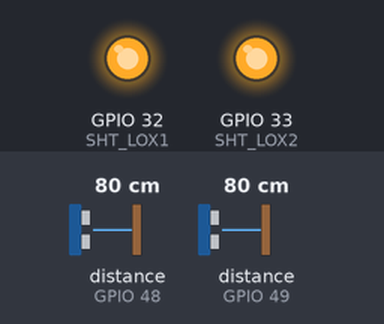
Simulated run of this sketch. Board: ESP32. Shown: output pins drawn as LEDs (lit = HIGH). Inputs (shaded band) come from the test bench; at power-on: distance to the obstacle (sensors on GPIO 48, GPIO 49) 80 cm. What the sketch prints to the serial monitor is not drawn.

Above: at 1.2 s.
1.3 s: distance to the obstacle (sensor on GPIO 48) set to 2 cm
3.3 s: distance to the obstacle (sensor on GPIO 49) set to 2 cm
Timing chart, 0 to 6.3 s (numbered marks = the images above; inputs shaded):
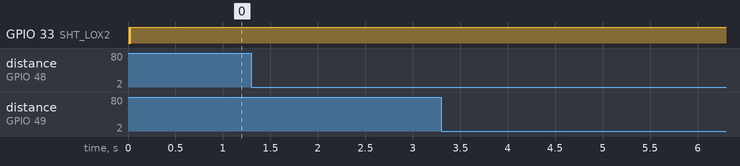

The sketch:

firmware.ino
```cpp
#include "Adafruit_VL53L0X.h"

// address we will assign if dual sensor is present
#define LOX1_ADDRESS 0x30
#define LOX2_ADDRESS 0x31

// set the pins to shutdown
#define SHT_LOX1 32
#define SHT_LOX2 33

// objects for the vl53l0x
Adafruit_VL53L0X lox1 = Adafruit_VL53L0X();
Adafruit_VL53L0X lox2 = Adafruit_VL53L0X();

// this holds the measurement
VL53L0X_RangingMeasurementData_t measure1;
VL53L0X_RangingMeasurementData_t measure2;

bool detection1 = false;
bool detection2 = false;

void setup() {
  Serial.begin(115200);

  // wait until serial port opens for native USB devices
  while (! Serial) {
    delay(1);
  }

  pinMode(SHT_LOX1, OUTPUT);
  pinMode(SHT_LOX2, OUTPUT);

  Serial.println("Shutdown pins inited...");

  digitalWrite(SHT_LOX1, LOW);
  digitalWrite(SHT_LOX2, LOW);

  Serial.println("Both in reset mode...(pins are low)");


  Serial.println("Starting...");
  setID();

}

void loop() {
  read_dual_sensors();

}

void setID() {
  // all reset
  digitalWrite(SHT_LOX1, LOW);
  digitalWrite(SHT_LOX2, LOW);
  delay(10);
  // all unreset
  digitalWrite(SHT_LOX1, HIGH);
  digitalWrite(SHT_LOX2, HIGH);
  delay(10);

  // activating LOX1 and reseting LOX2
  digitalWrite(SHT_LOX1, HIGH);
  digitalWrite(SHT_LOX2, LOW);

  // initing LOX1
  if (!lox1.begin(LOX1_ADDRESS)) {
    Serial.println(F("Failed to boot first VL53L0X"));
    while (1);
  }
  delay(10);

  // activating LOX2
  digitalWrite(SHT_LOX2, HIGH);
  delay(10);

  //initing LOX2
  if (!lox2.begin(LOX2_ADDRESS)) {
    Serial.println(F("Failed to boot second VL53L0X"));
    while (1);
  }
}

void read_dual_sensors() {

  int dist1 = 0;
  int dist2 = 0;

  lox1.rangingTest(&measure1, false); // pass in 'true' to get debug data printout!
  lox2.rangingTest(&measure2, false); // pass in 'true' to get debug data printout!

  // print sensor one reading
  /*Serial.print("1: ");

    if(measure1.RangeStatus != 4) {     // if not out of range
    dist1 = measure1.RangeMilliMeter;
    Serial.print(dist1);
    } else {
    Serial.print(dist1);
    //dist1 = -1;
    }

    Serial.print(" ");

    // print sensor two reading
    Serial.print("2: ");
    if(measure2.RangeStatus != 4) {
    dist2 = measure2.RangeMilliMeter;
    Serial.print(dist2);
    } else {
    Serial.print(dist2);
    }
    Serial.println();
  */

  dist1 = measure1.RangeMilliMeter;
  dist2 = measure2.RangeMilliMeter;


  if (dist1 < 800 && dist1 > 0) {
    detection1 = true;
    Serial.println("detection1 = true");
    if (detection2) {
      Serial.println("************Salida!");
      delay(2000);
      detection1 = false;
      detection2 = false;
      Serial.println("FALSE");
      dist2 = 1000;
    }
  }


  if (dist2 < 800 && dist2 > 0) {
    detection2 = true;
    Serial.println("detection2 = true");
    if (detection1) {
      Serial.println("************Entrada!");
      delay(2000);
      detection1 = false;
      detection2 = false;
      Serial.println("FALSE");
      dist1 = measure1.RangeMilliMeter;
      dist2 = measure2.RangeMilliMeter;
    }
  }
}
```

Measured:
- after the input at 1.3 s, every drawn part: stays the same
- after the input at 3.3 s, every drawn part: stays the same
